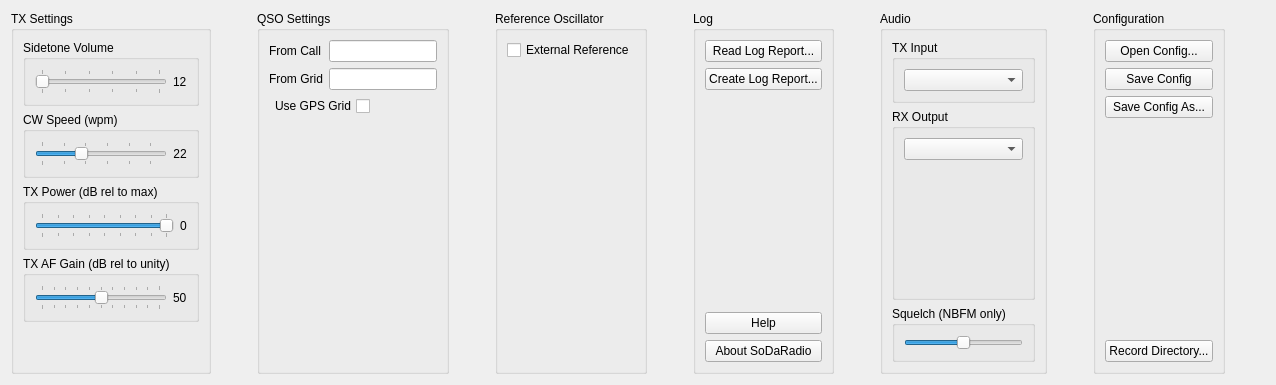
      <widget class="QWidget" name="Settings">
       <attribute name="title">
        <string>Settings</string>
       </attribute>
       <layout class="QHBoxLayout" name="horizontalLayout_7">
        <item>
         <layout class="QHBoxLayout" name="horizontalLayout_6">
          <item>
           <widget class="QGroupBox" name="groupBox_3">
            <property name="title">
             <string>TX Settings</string>
            </property>
            <layout class="QVBoxLayout" name="verticalLayout_15">
             <item>
              <widget class="QGroupBox" name="Sidetone_box">
               <property name="title">
                <string>Sidetone Volume</string>
               </property>
               <layout class="QHBoxLayout" name="horizontalLayout_19">
                <item>
                 <widget class="QSlider" name="Sidetone_sli">
                  <property name="maximum">
                   <number>50</number>
                  </property>
                  <property name="orientation">
                   <enum>Qt::Orientation::Horizontal</enum>
                  </property>
                  <property name="tickPosition">
                   <enum>QSlider::TickPosition::TicksBothSides</enum>
                  </property>
                  <property name="tickInterval">
                   <number>10</number>
                  </property>
                 </widget>
                </item>
                <item>
                 <widget class="QLabel" name="Sidetone_lbl">
                  <property name="text">
                   <string>12</string>
                  </property>
                 </widget>
                </item>
               </layout>
              </widget>
             </item>
             <item>
              <widget class="QGroupBox" name="CWSpeed_box">
               <property name="title">
                <string>CW Speed (wpm)</string>
               </property>
               <layout class="QHBoxLayout" name="horizontalLayout_12" stretch="3,1">
                <item>
                 <widget class="QSlider" name="CWSpeed_sli">
                  <property name="toolTip">
                   <string>Set the CW transmit speed</string>
                  </property>
                  <property name="minimum">
                   <number>3</number>
                  </property>
                  <property name="maximum">
                   <number>30</number>
                  </property>
                  <property name="sliderPosition">
                   <number>12</number>
                  </property>
                  <property name="tracking">
                   <bool>true</bool>
                  </property>
                  <property name="orientation">
                   <enum>Qt::Orientation::Horizontal</enum>
                  </property>
                  <property name="tickPosition">
                   <enum>QSlider::TickPosition::TicksBothSides</enum>
                  </property>
                  <property name="tickInterval">
                   <number>5</number>
                  </property>
                 </widget>
                </item>
                <item>
                 <widget class="QLabel" name="CWSpeed_lbl">
                  <property name="sizePolicy">
                   <sizepolicy hsizetype="Fixed" vsizetype="Preferred">
                    <horstretch>0</horstretch>
                    <verstretch>0</verstretch>
                   </sizepolicy>
                  </property>
                  <property name="text">
                   <string>22</string>
                  </property>
                  <property name="alignment">
                   <set>Qt::AlignmentFlag::AlignCenter</set>
                  </property>
                 </widget>
                </item>
               </layout>
              </widget>
             </item>
             <item>
              <widget class="QGroupBox" name="TXPower_box">
               <property name="title">
                <string>TX Power (dB rel to max)</string>
               </property>
               <layout class="QHBoxLayout" name="horizontalLayout_18">
                <item>
                 <widget class="QSlider" name="TXPower_sli">
                  <property name="minimum">
                   <number>-80</number>
                  </property>
                  <property name="maximum">
                   <number>0</number>
                  </property>
                  <property name="orientation">
                   <enum>Qt::Orientation::Horizontal</enum>
                  </property>
                  <property name="tickPosition">
                   <enum>QSlider::TickPosition::TicksBothSides</enum>
                  </property>
                  <property name="tickInterval">
                   <number>10</number>
                  </property>
                 </widget>
                </item>
                <item>
                 <widget class="QLabel" name="TXPower_lbl">
                  <property name="text">
                   <string>0</string>
                  </property>
                 </widget>
                </item>
               </layout>
              </widget>
             </item>
             <item>
              <widget class="QGroupBox" name="TXAFGain_box">
               <property name="title">
                <string>TX AF Gain (dB rel to unity)</string>
               </property>
               <layout class="QHBoxLayout" name="horizontalLayout_txafgain">
                <item>
                 <widget class="QSlider" name="TXAFGain_slide">
                  <property name="toolTip">
                   <string>TX Audio Gain (50=unity, above boosts, below cuts)</string>
                  </property>
                  <property name="minimum">
                   <number>0</number>
                  </property>
                  <property name="maximum">
                   <number>100</number>
                  </property>
                  <property name="value">
                   <number>50</number>
                  </property>
                  <property name="orientation">
                   <enum>Qt::Orientation::Horizontal</enum>
                  </property>
                  <property name="tickPosition">
                   <enum>QSlider::TickPosition::TicksBothSides</enum>
                  </property>
                  <property name="tickInterval">
                   <number>10</number>
                  </property>
                 </widget>
                </item>
                <item>
                 <widget class="QLabel" name="TXAFGain_lbl">
                  <property name="text">
                   <string>50</string>
                  </property>
                 </widget>
                </item>
               </layout>
              </widget>
             </item>
             <item>
              <spacer name="verticalSpacer_5">
               <property name="orientation">
                <enum>Qt::Orientation::Vertical</enum>
               </property>
               <property name="sizeHint" stdset="0">
                <size>
                 <width>20</width>
                 <height>40</height>
                </size>
               </property>
              </spacer>
             </item>
            </layout>
           </widget>
          </item>
          <item>
           <spacer name="horizontalSpacer_12">
            <property name="orientation">
             <enum>Qt::Orientation::Horizontal</enum>
            </property>
            <property name="sizeHint" stdset="0">
             <size>
              <width>40</width>
              <height>20</height>
             </size>
            </property>
           </spacer>
          </item>
          <item>
           <widget class="QGroupBox" name="groupBox_2">
            <property name="title">
             <string>QSO Settings</string>
            </property>
            <layout class="QVBoxLayout" name="verticalLayout_23">
             <item>
              <layout class="QFormLayout" name="formLayout_3">
               <item row="0" column="0">
                <widget class="QLabel" name="label_10">
                 <property name="text">
                  <string>From Call</string>
                 </property>
                </widget>
               </item>
               <item row="0" column="1">
                <widget class="QLineEdit" name="FromCall_le">
                 <property name="minimumSize">
                  <size>
                   <width>100</width>
                   <height>0</height>
                  </size>
                 </property>
                 <property name="toolTip">
                  <string>Set this station's callsign.</string>
                 </property>
                </widget>
               </item>
               <item row="1" column="0">
                <widget class="QLabel" name="label_9">
                 <property name="text">
                  <string>From Grid</string>
                 </property>
                </widget>
               </item>
               <item row="1" column="1">
                <widget class="QLineEdit" name="FromGrid_le">
                 <property name="minimumSize">
                  <size>
                   <width>100</width>
                   <height>0</height>
                  </size>
                 </property>
                 <property name="toolTip">
                  <string>Set this station's grid.</string>
                 </property>
                </widget>
               </item>
              </layout>
             </item>
             <item>
              <layout class="QHBoxLayout" name="horizontalLayout_5">
               <item>
                <widget class="QCheckBox" name="useGPS_ck">
                 <property name="toolTip">
                  <string>Use GPS reported position to set this station's grid.</string>
                 </property>
                 <property name="layoutDirection">
                  <enum>Qt::LayoutDirection::RightToLeft</enum>
                 </property>
                 <property name="text">
                  <string>Use GPS Grid</string>
                 </property>
                </widget>
               </item>
               <item>
                <spacer name="horizontalSpacer_8">
                 <property name="orientation">
                  <enum>Qt::Orientation::Horizontal</enum>
                 </property>
                 <property name="sizeHint" stdset="0">
                  <size>
                   <width>40</width>
                   <height>20</height>
                  </size>
                 </property>
                </spacer>
               </item>
              </layout>
             </item>
             <item>
              <spacer name="verticalSpacer_4">
               <property name="orientation">
                <enum>Qt::Orientation::Vertical</enum>
               </property>
               <property name="sizeHint" stdset="0">
                <size>
                 <width>20</width>
                 <height>40</height>
                </size>
               </property>
              </spacer>
             </item>
            </layout>
           </widget>
          </item>
          <item>
           <spacer name="horizontalSpacer_15">
            <property name="orientation">
             <enum>Qt::Orientation::Horizontal</enum>
            </property>
            <property name="sizeHint" stdset="0">
             <size>
              <width>40</width>
              <height>20</height>
             </size>
            </property>
           </spacer>
          </item>
          <item>
           <widget class="QGroupBox" name="groupBox_6">
            <property name="title">
             <string>Reference Oscillator</string>
            </property>
            <layout class="QVBoxLayout" name="verticalLayout">
             <item>
              <widget class="QCheckBox" name="externalRefClock_ck">
               <property name="sizePolicy">
                <sizepolicy hsizetype="Expanding" vsizetype="Fixed">
                 <horstretch>2</horstretch>
                 <verstretch>0</verstretch>
                </sizepolicy>
               </property>
               <property name="toolTip">
                <string>Use external frequency reference for radio master clock.</string>
               </property>
               <property name="text">
                <string>External Reference</string>
               </property>
              </widget>
             </item>
             <item>
              <layout class="QVBoxLayout" name="verticalLayout_13"/>
             </item>
             <item>
              <spacer name="verticalSpacer_6">
               <property name="orientation">
                <enum>Qt::Orientation::Vertical</enum>
               </property>
               <property name="sizeHint" stdset="0">
                <size>
                 <width>20</width>
                 <height>40</height>
                </size>
               </property>
              </spacer>
             </item>
            </layout>
           </widget>
          </item>
          <item>
           <spacer name="horizontalSpacer_10">
            <property name="orientation">
             <enum>Qt::Orientation::Horizontal</enum>
            </property>
            <property name="sizeHint" stdset="0">
             <size>
              <width>40</width>
              <height>20</height>
             </size>
            </property>
           </spacer>
          </item>
          <item>
           <widget class="QGroupBox" name="groupBox_5">
            <property name="title">
             <string>Log</string>
            </property>
            <layout class="QVBoxLayout" name="verticalLayout_25">
             <item>
              <widget class="QPushButton" name="openLog_btn">
               <property name="text">
                <string>Read Log Report...</string>
               </property>
              </widget>
             </item>
             <item>
              <widget class="QPushButton" name="writeLogReport_btn">
               <property name="text">
                <string>Create Log Report...</string>
               </property>
              </widget>
             </item>
             <item>
              <spacer name="verticalSpacer">
               <property name="orientation">
                <enum>Qt::Orientation::Vertical</enum>
               </property>
               <property name="sizeHint" stdset="0">
                <size>
                 <width>20</width>
                 <height>40</height>
                </size>
               </property>
              </spacer>
             </item>
             <item>
              <widget class="QPushButton" name="help_btn">
               <property name="text">
                <string>Help</string>
               </property>
              </widget>
             </item>
             <item>
              <widget class="QPushButton" name="aboutSoDa_btn">
               <property name="text">
                <string>About SoDaRadio</string>
               </property>
              </widget>
             </item>
            </layout>
           </widget>
          </item>
          <item>
           <spacer name="horizontalSpacer_11">
            <property name="orientation">
             <enum>Qt::Orientation::Horizontal</enum>
            </property>
            <property name="sizeHint" stdset="0">
             <size>
              <width>40</width>
              <height>20</height>
             </size>
            </property>
           </spacer>
          </item>
          <item>
           <widget class="QGroupBox" name="AudioGroupBox">
            <property name="title">
             <string>Audio</string>
            </property>
            <layout class="QVBoxLayout" name="verticalLayout_26">
             <item>
              <widget class="QGroupBox" name="groupBox_9">
               <property name="enabled">
                <bool>true</bool>
               </property>
               <property name="toolTip">
                <string>Look for this feature in a future feature edition. (It doesn't work yet.)</string>
               </property>
               <property name="title">
                <string>TX Input</string>
               </property>
               <layout class="QVBoxLayout" name="verticalLayout_31">
                <item>
                 <widget class="QComboBox" name="audioIn_cb">
                  <property name="enabled">
                   <bool>true</bool>
                  </property>
                  <property name="maximumSize">
                   <size>
                    <width>200</width>
                    <height>16777215</height>
                   </size>
                  </property>
                  <property name="editable">
                   <bool>false</bool>
                  </property>
                 </widget>
                </item>
               </layout>
              </widget>
             </item>
             <item>
              <widget class="QGroupBox" name="groupBox_8">
               <property name="title">
                <string>RX Output</string>
               </property>
               <layout class="QVBoxLayout" name="verticalLayout_30">
                <item>
                 <widget class="QComboBox" name="audioOut_cb">
                  <property name="maximumSize">
                   <size>
                    <width>200</width>
                    <height>16777215</height>
                   </size>
                  </property>
                  <property name="toolTip">
                   <string>Select audio output device.</string>
                  </property>
                 </widget>
                </item>
                <item>
                 <spacer name="verticalSpacer_9">
                  <property name="orientation">
                   <enum>Qt::Orientation::Vertical</enum>
                  </property>
                  <property name="sizeHint" stdset="0">
                   <size>
                    <width>20</width>
                    <height>40</height>
                   </size>
                  </property>
                 </spacer>
                </item>
               </layout>
              </widget>
             </item>
             <item>
              <widget class="QGroupBox" name="SquelchBox">
               <property name="title">
                <string>Squelch (NBFM only)</string>
               </property>
               <layout class="QVBoxLayout" name="verticalLayout_5">
                <item>
                 <widget class="QSlider" name="Squelch_sli">
                  <property name="toolTip">
                   <string>&lt;html&gt;&lt;head/&gt;&lt;body&gt;&lt;p&gt;IF level required to enable NBFM demod&lt;/p&gt;&lt;p&gt;&lt;br/&gt;&lt;/p&gt;&lt;p&gt;Note that squelch level is with reference to RF gain setting. Increased RF gain will decrease the signal strength necessary to break the squelch. &lt;/p&gt;&lt;p&gt;&lt;br/&gt;&lt;/p&gt;&lt;/body&gt;&lt;/html&gt;</string>
                  </property>
                  <property name="maximum">
                   <number>100</number>
                  </property>
                  <property name="sliderPosition">
                   <number>50</number>
                  </property>
                  <property name="orientation">
                   <enum>Qt::Orientation::Horizontal</enum>
                  </property>
                 </widget>
                </item>
               </layout>
              </widget>
             </item>
            </layout>
           </widget>
          </item>
          <item>
           <spacer name="horizontalSpacer_16">
            <property name="orientation">
             <enum>Qt::Orientation::Horizontal</enum>
            </property>
            <property name="sizeHint" stdset="0">
             <size>
              <width>40</width>
              <height>20</height>
             </size>
            </property>
           </spacer>
          </item>
          <item>
           <widget class="QGroupBox" name="groupBox_4">
            <property name="title">
             <string>Configuration</string>
            </property>
            <layout class="QVBoxLayout" name="verticalLayout_24">
             <item>
              <widget class="QPushButton" name="openConfig_btn">
               <property name="text">
                <string>Open Config...</string>
               </property>
              </widget>
             </item>
             <item>
              <widget class="QPushButton" name="saveConfig_btn">
               <property name="text">
                <string>Save Config</string>
               </property>
              </widget>
             </item>
             <item>
              <widget class="QPushButton" name="saveConfigAs_btn">
               <property name="text">
                <string>Save Config As...</string>
               </property>
              </widget>
             </item>
             <item>
              <spacer name="verticalSpacer_3">
               <property name="orientation">
                <enum>Qt::Orientation::Vertical</enum>
               </property>
               <property name="sizeHint" stdset="0">
                <size>
                 <width>20</width>
                 <height>40</height>
                </size>
               </property>
              </spacer>
             </item>
             <item>
              <widget class="QPushButton" name="recDir_btn">
               <property name="toolTip">
                <string>Destination directory for audio recordings</string>
               </property>
               <property name="text">
                <string>Record Directory...</string>
               </property>
              </widget>
             </item>
            </layout>
           </widget>
          </item>
         </layout>
        </item>
        <item>
         <spacer name="horizontalSpacer_9">
          <property name="orientation">
           <enum>Qt::Orientation::Horizontal</enum>
          </property>
          <property name="sizeHint" stdset="0">
           <size>
            <width>40</width>
            <height>20</height>
           </size>
          </property>
         </spacer>
        </item>
       </layout>
      </widget>
